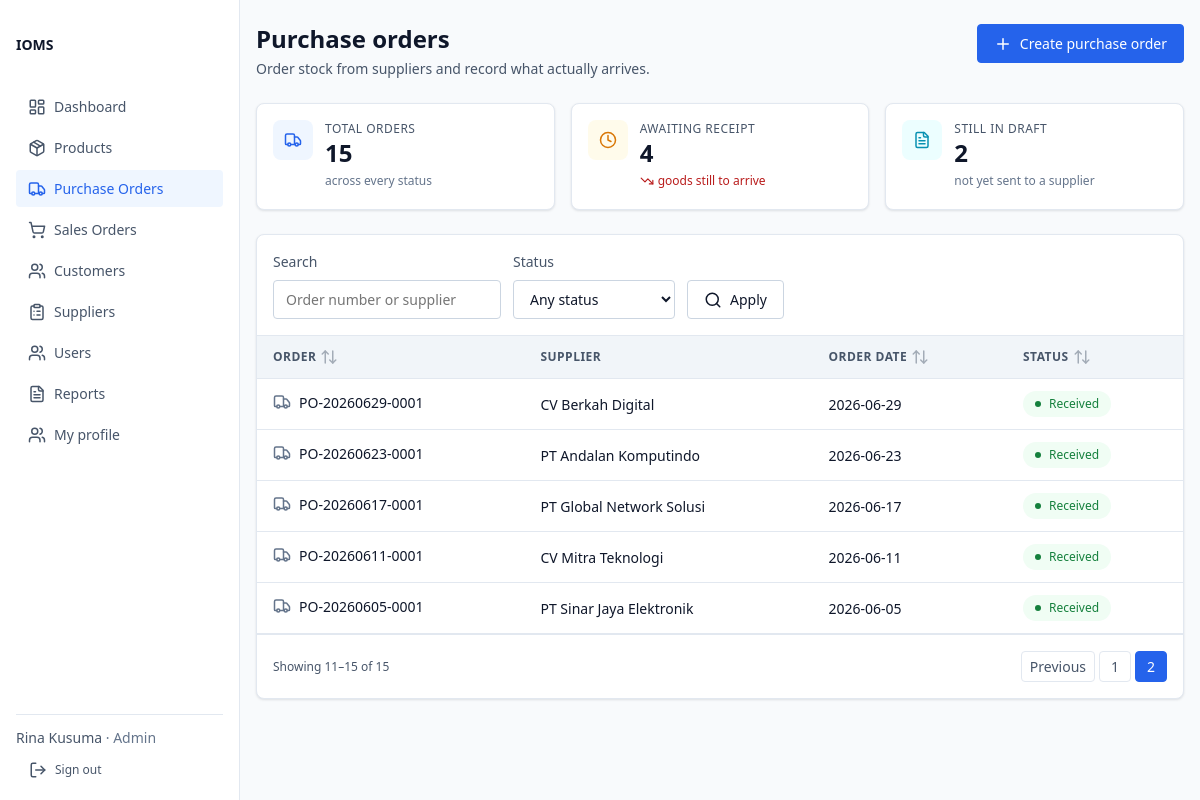
/purchase-orders?page=2 (signed in), run on the app's committed database.
### tables this page shows
CREATE TABLE IF NOT EXISTS `purchase_order` (
    `id`           BIGINT UNSIGNED NOT NULL AUTO_INCREMENT,
    `order_number` VARCHAR(32)     NOT NULL,
    `supplier_id`  BIGINT UNSIGNED NOT NULL,                   
    `warehouse_id` BIGINT UNSIGNED NOT NULL,                   
    `status`       ENUM('Draft', 'Ordered', 'PartiallyReceived', 'Received', 'Cancelled')
                   NOT NULL DEFAULT 'Draft',                   
    `order_date`   DATE            NOT NULL,                   
    `created_by`   BIGINT UNSIGNED NOT NULL,
    `created_at`   DATETIME        NOT NULL,
    `updated_at`   DATETIME        NOT NULL,
    PRIMARY KEY (`id`),
    UNIQUE KEY `uq_purchase_order_number` (`order_number`),
    KEY `ix_purchase_order_status_date` (`status`, `order_date`),
    KEY `ix_purchase_order_supplier` (`supplier_id`),
    KEY `ix_purchase_order_warehouse` (`warehouse_id`),
    CONSTRAINT `fk_purchase_order_supplier`
        FOREIGN KEY (`supplier_id`) REFERENCES `supplier` (`id`) ON DELETE RESTRICT,
    CONSTRAINT `fk_purchase_order_warehouse`
        FOREIGN KEY (`warehouse_id`) REFERENCES `warehouse` (`id`) ON DELETE RESTRICT,
    CONSTRAINT `fk_purchase_order_created_by`
        FOREIGN KEY (`created_by`) REFERENCES `user` (`id`) ON DELETE RESTRICT
);

### views/purchase-orders/index.php (the view, shortened to what the rows shown need)
<?php
$badgeClass = static fn (PurchaseOrderStatus $status): string => match ($status) {
    PurchaseOrderStatus::Draft => 'badge--draft',
    PurchaseOrderStatus::Ordered => 'badge--approved',
    PurchaseOrderStatus::PartiallyReceived => 'badge--pending',
    PurchaseOrderStatus::Received => 'badge--received',
    PurchaseOrderStatus::Cancelled => 'badge--cancelled',
};
?>
<div class="page-header">
    <div>
        <h1 class="page-title">Purchase orders</h1>
    </div>
</div>
<div class="card">
    <?php if ($orders === [] && $hasFilters) : ?>
        <?= $view->renderPartial('layout/_empty-state', [
            'icon' => 'filter-x',
            'heading' => 'No purchase orders match these filters',
            'text' => 'Try a different order number, supplier or status, or clear the filters to see every order.',
            'actionLabel' => 'Clear filters',
            'actionHref' => '/purchase-orders',
        ]) ?>
    <?php else : ?>
        <div class="table-wrap">
            <table class="table">
                <thead>
                    <tr>
                        <?= $view->renderPartial('layout/_sort-header', [
                            'label' => 'Order',
                            'sortKey' => 'number',
                            'basePath' => $basePath,
                            'filters' => $filters,
                        ]) ?>
                        <th scope="col">Supplier</th>
                        <?= $view->renderPartial('layout/_sort-header', [
                            'label' => 'Order date',
                            'sortKey' => 'date',
                            'basePath' => $basePath,
                            'filters' => $filters,
                        ]) ?>
                        <?= $view->renderPartial('layout/_sort-header', [
                            'label' => 'Status',
                            'sortKey' => 'status',
                            'basePath' => $basePath,
                            'filters' => $filters,
                        ]) ?>
                    </tr>
                </thead>
                <tbody>
                    <?php foreach ($orders as $order) : ?>
                        <tr>
                            <td>
                                <a class="row-entity" href="/purchase-orders/<?= (int) $order->id ?>">
                                    <svg class="icon" aria-hidden="true">
                                        <use href="/assets/icons/lucide-sprite.svg#truck"></use>
                                    </svg>
                                    <span class="cell-primary tabular"><?= View::e($order->orderNumber) ?></span>
                                </a>
                            </td>
                            <td><?= View::e($supplierNames[$order->supplierId] ?? '—') ?></td>
                            <td class="tabular"><?= View::e($order->orderDate) ?></td>
                            <td>
                                <span class="badge <?= $badgeClass($order->status) ?>">
                                    <?= View::e($order->status->label()) ?>
                                </span>
                            </td>
                        </tr>
                    <?php endforeach; ?>
                </tbody>
            </table>
        </div>
    <?php endif; ?>
</div>

### data on the page
purchase_order: order_number "PO-20260629-0001", supplier "CV Berkah Digital", order_date "2026-06-29", label "Received"
purchase_order: order_number "PO-20260623-0001", supplier "PT Andalan Komputindo", order_date "2026-06-23", label "Received"
purchase_order: order_number "PO-20260617-0001", supplier "PT Global Network Solusi", order_date "2026-06-17", label "Received"
purchase_order: order_number "PO-20260611-0001", supplier "CV Mitra Teknologi", order_date "2026-06-11", label "Received"
purchase_order: order_number "PO-20260605-0001", supplier "PT Sinar Jaya Elektronik", order_date "2026-06-05", label "Received"

### other printed values
View::e($item['label']) "Dashboard"
View::e($item['label']) "Products"
View::e($item['label']) "Purchase Orders"
View::e($item['label']) "Sales Orders"
View::e($item['label']) "Customers"
View::e($item['label']) "Suppliers"
View::e($item['label']) "Users"
View::e($item['label']) "Reports"
View::e($item['label']) "My profile"
View::e($session->userName() ?? '') "Rina Kusuma"
View::e($role->label()) "Admin"
$summary['total'] "15"
$summary['awaitingReceipt'] "4"
$summary['draft'] "2"
View::e($label) "ORDER ORDER DATE STATUS"
